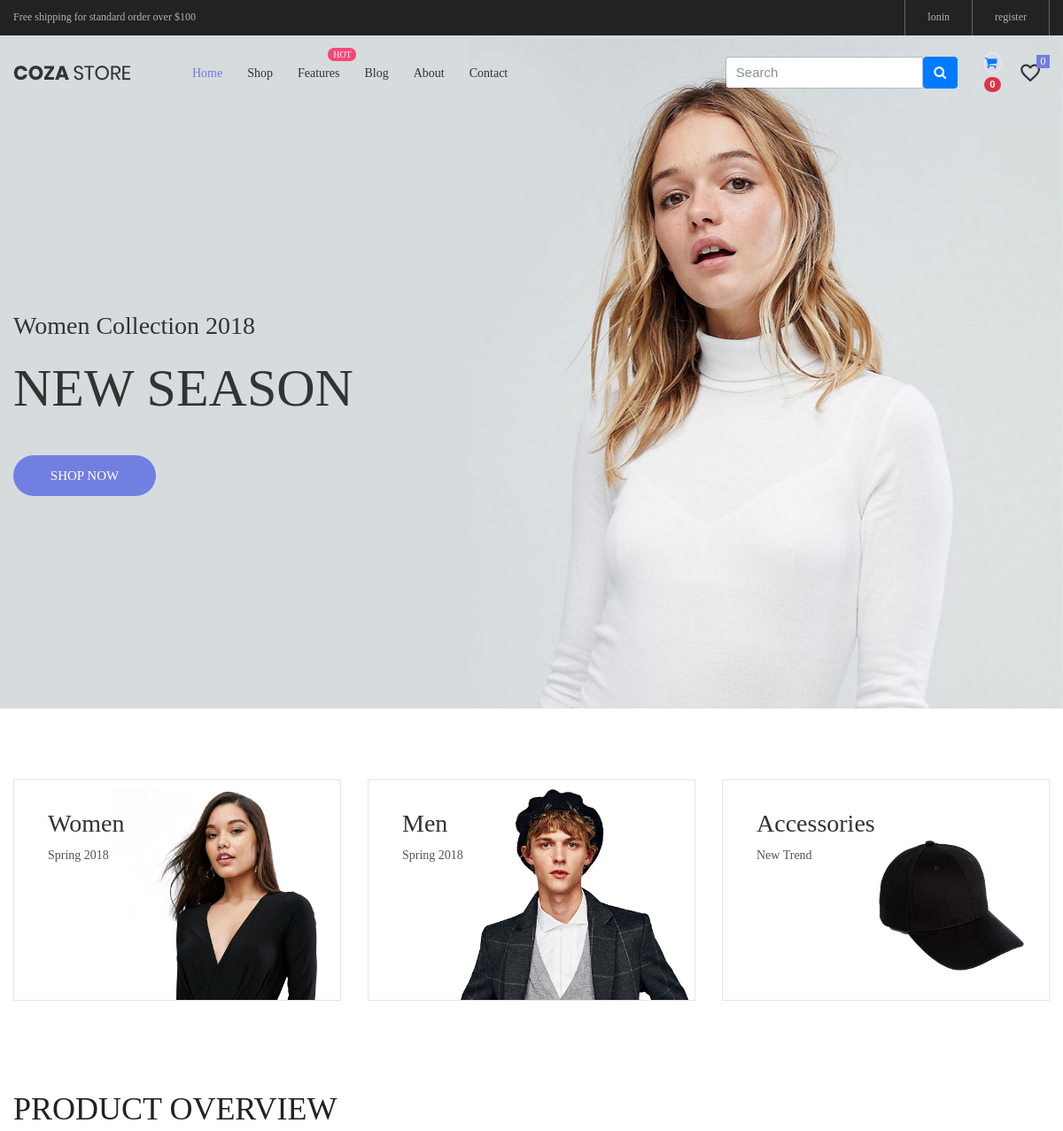
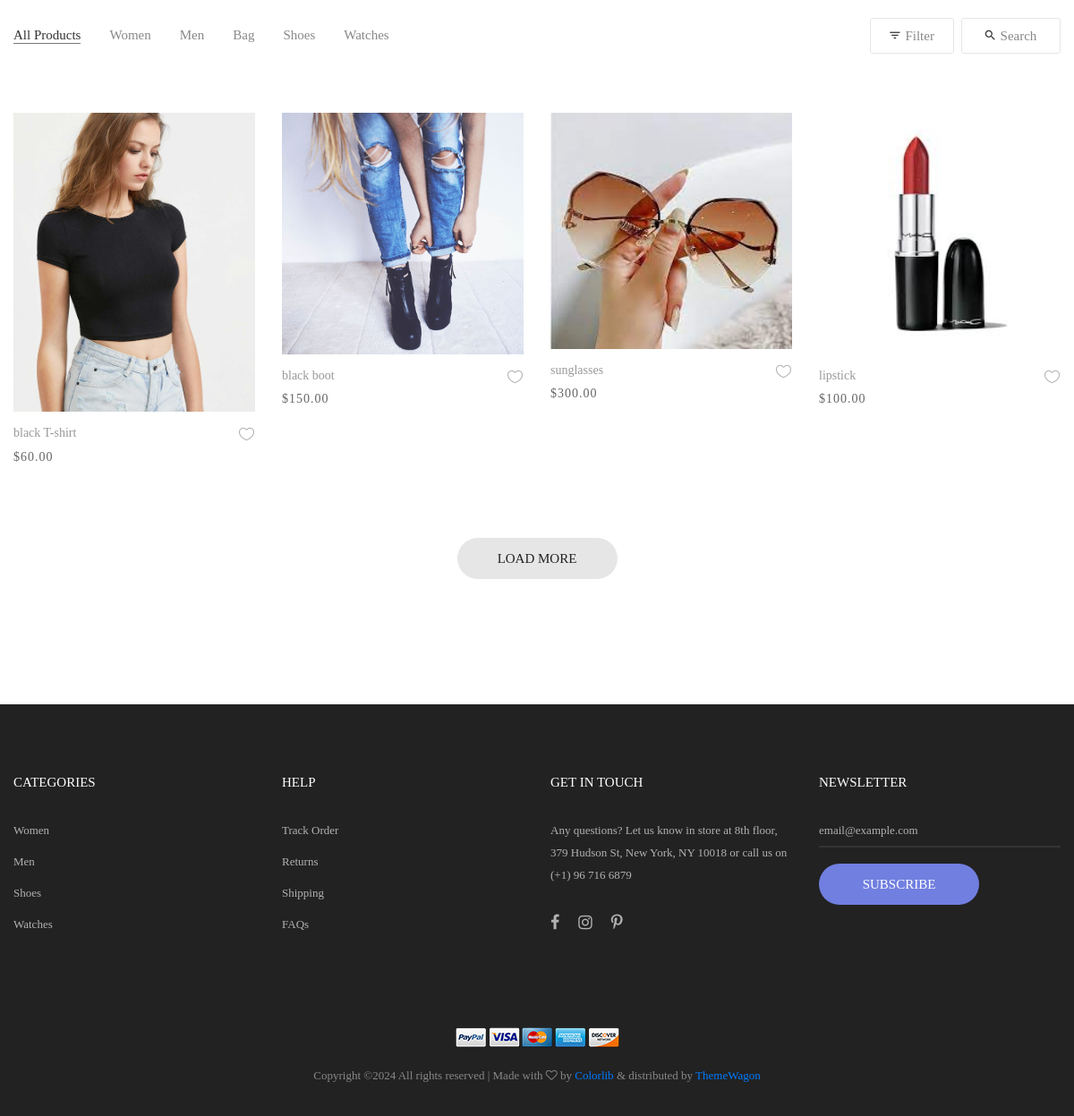
The page / on the database its author committed (2 pictures, top to bottom).
### store/models.py (models this page shows, shortened)
class Product(models.Model):
    product_name = models.CharField(max_length=255, unique=True)
    slug = models.SlugField(max_length=255, unique=True)
    description = models.TextField(max_length=500, blank=True)
    price = models.DecimalField(max_digits=5, decimal_places=2)
    images = models.ImageField(upload_to='photos/products')
    stock = models.IntegerField()
    is_available = models.BooleanField(default=True)
    category = models.ForeignKey(Category, on_delete=models.CASCADE)
    created_date = models.DateTimeField(auto_now_add=True)
    modified_date = models.DateTimeField(auto_now=True)

### home/views.py (the view)
# urls.py: 2. Add a URL to urlpatterns:  path('', views.home, name='home')
def home(request):
    products = Product.objects.all().filter(is_available=True)
    context = {
        'products': products,
    }
    return render(request, 'home.html', context)

### templates/home.html (shortened to what this page needs)
{% extends 'base.html'%}
{% load static %}
{% block content%}
<body class="animsition">
	<section class="section-slide">
		<div class="wrap-slick1">
			<div class="slick1">
				<div class="item-slick1" style="background-image: url( 'images/slide-01.jpg' )">
					<div class="container h-full">
						<div class="flex-col-l-m h-full p-t-100 p-b-30 respon5">
							<div class="layer-slick1 animated visible-false" data-appear="fadeInDown" data-delay="0">
								<span class="ltext-101 cl2 respon2">
									Women Collection 2018
								</span>
							</div>
							<div class="layer-slick1 animated visible-false" data-appear="fadeInUp" data-delay="800">
								<h2 class="ltext-201 cl2 p-t-19 p-b-43 respon1">
									NEW SEASON
								</h2>
							</div>
							<div class="layer-slick1 animated visible-false" data-appear="zoomIn" data-delay="1600">
								<a href="product.html" class="flex-c-m stext-101 cl0 size-101 bg1 bor1 hov-btn1 p-lr-15 trans-04">
									Shop Now
								</a>
							</div>
						</div>
					</div>
				</div>
			</div>
		</div>
	</section>
	<div class="sec-banner bg0 p-t-80 p-b-50">
		<div class="container">
			<div class="row">
				<div class="col-md-6 col-xl-4 p-b-30 m-lr-auto">
					<div class="block1 wrap-pic-w">
						<img src="{% static 'images/banner-01.jpg' %}" alt="IMG-BANNER">
						<a href="product.html" class="block1-txt ab-t-l s-full flex-col-l-sb p-lr-38 p-tb-34 trans-03 respon3">
							<div class="block1-txt-child1 flex-col-l">
								<span class="block1-name ltext-102 trans-04 p-b-8">
									Women
								</span>
								<span class="block1-info stext-102 trans-04">
									Spring 2018
								</span>
							</div>
						</a>
					</div>
				</div>
				<div class="col-md-6 col-xl-4 p-b-30 m-lr-auto">
					<div class="block1 wrap-pic-w">
						<img src="{% static 'images/banner-02.jpg' %}" alt="IMG-BANNER">
						<a href="product.html" class="block1-txt ab-t-l s-full flex-col-l-sb p-lr-38 p-tb-34 trans-03 respon3">
							<div class="block1-txt-child1 flex-col-l">
								<span class="block1-name ltext-102 trans-04 p-b-8">
									Men
								</span>
								<span class="block1-info stext-102 trans-04">
									Spring 2018
								</span>
							</div>
						</a>
					</div>
				</div>
				<div class="col-md-6 col-xl-4 p-b-30 m-lr-auto">
					<div class="block1 wrap-pic-w">
						<img src="{% static 'images/banner-03.jpg' %}" alt="IMG-BANNER">
						<a href="product.html" class="block1-txt ab-t-l s-full flex-col-l-sb p-lr-38 p-tb-34 trans-03 respon3">
							<div class="block1-txt-child1 flex-col-l">
								<span class="block1-name ltext-102 trans-04 p-b-8">
									Accessories
								</span>
								<span class="block1-info stext-102 trans-04">
									New Trend
								</span>
							</div>
						</a>
					</div>
				</div>
			</div>
		</div>
	</div>
	<section class="bg0 p-t-23 p-b-140">
		<div class="container">
			<div class="p-b-10">
				<h3 class="ltext-103 cl5">
					Product Overview
				</h3>
			</div>
			<div class="flex-w flex-sb-m p-b-52">
				<div class="flex-w flex-l-m filter-tope-group m-tb-10">
					<button class="stext-106 cl6 hov1 bor3 trans-04 m-r-32 m-tb-5 how-active1" data-filter="*">
						All Products
					</button>
					<button class="stext-106 cl6 hov1 bor3 trans-04 m-r-32 m-tb-5" data-filter=".women">
						Women
					</button>
					<button class="stext-106 cl6 hov1 bor3 trans-04 m-r-32 m-tb-5" data-filter=".men">
						Men
					</button>
					<button class="stext-106 cl6 hov1 bor3 trans-04 m-r-32 m-tb-5" data-filter=".bag">
						Bag
					</button>
					<button class="stext-106 cl6 hov1 bor3 trans-04 m-r-32 m-tb-5" data-filter=".shoes">
						Shoes
					</button>
					<button class="stext-106 cl6 hov1 bor3 trans-04 m-r-32 m-tb-5" data-filter=".watches">
						Watches
					</button>
				</div>
				<div class="flex-w flex-c-m m-tb-10">
					<div class="flex-c-m stext-106 cl6 size-104 bor4 pointer hov-btn3 trans-04 m-r-8 m-tb-4 js-show-filter">
						<i class="icon-filter cl2 m-r-6 fs-15 trans-04 zmdi zmdi-filter-list"></i>
						 Filter
					</div>
					<div class="flex-c-m stext-106 cl6 size-105 bor4 pointer hov-btn3 trans-04 m-tb-4 js-show-search">
						<i class="icon-search cl2 m-r-6 fs-15 trans-04 zmdi zmdi-search"></i>
						Search
					</div>
				</div>
			</div>
			<div class="row isotope-grid">
				{% for product in products %}
				<div class="col-sm-6 col-md-4 col-lg-3 p-b-35 isotope-item women">
					<div class="block2">
						<div class="block2-pic hov-img0">
							<img src="{{ product.images.url}}" alt="IMG-PRODUCT">
						</div>
						<div class="block2-txt flex-w flex-t p-t-14">
							<div class="block2-txt-child1 flex-col-l ">
								<a href="product-detail.html" class="stext-104 cl4 hov-cl1 trans-04 js-name-b2 p-b-6">
									{{ product.product_name}}
								</a>
								<span class="stext-105 cl3">
									${{ product.price}}
								</span>
							</div>
							<div class="block2-txt-child2 flex-r p-t-3">
								<a href="#" class="btn-addwish-b2 dis-block pos-relative js-addwish-b2">
									<img class="icon-heart1 dis-block trans-04" src="{% static 'images/icons/icon-heart-01.png'%}" alt="ICON">
								</a>
							</div>
						</div>
					</div>
				</div>
				{% endfor %}
			</div>
			<div class="flex-c-m flex-w w-full p-t-45">
				<a href="#" class="flex-c-m stext-101 cl5 size-103 bg2 bor1 hov-btn1 p-lr-15 trans-04">
					Load More
				</a>
			</div>
		</div>
	</section>
</body>
</html>
{% endblock content%}

### templates/base.html (shortened to what this page needs)
{% load static%}
<!DOCTYPE html>
<html lang="en">
<head>
	<link rel="stylesheet" type="text/css" href="{% static 'vendor/bootstrap/css/bootstrap.min.css' %}">
	<link rel="stylesheet" type="text/css" href="{%static 'fonts/font-awesome-4.7.0/css/font-awesome.min.css' %}">
	<link rel="stylesheet" type="text/css" href="{% static 'fonts/iconic/css/material-design-iconic-font.min.css' %}">
	<link rel="stylesheet" type="text/css" href="{% static 'fonts/linearicons-v1.0.0/icon-font.min.css' %}">
	<link rel="stylesheet" type="text/css" href="{% static 'vendor/animate/animate.css' %}">
	<link rel="stylesheet" type="text/css" href="{% static 'vendor/css-hamburgers/hamburgers.min.css' %}">
	<link rel="stylesheet" type="text/css" href="vendor/animsition/css/animsition.min.css">
	<link rel="stylesheet" type="text/css" href="{% static 'vendor/select2/select2.min.css' %}">
	<link rel="stylesheet" type="text/css" href="{% static 'vendor/daterangepicker/daterangepicker.css' %}">
	<link rel="stylesheet" type="text/css" href="{% static 'vendor/slick/slick.css' %}">
	<link rel="stylesheet" type="text/css" href="{% static 'vendor/MagnificPopup/magnific-popup.css' %}">
	<link rel="stylesheet" type="text/css" href="{% static 'vendor/perfect-scrollbar/perfect-scrollbar.css' %}">
	<link rel="stylesheet" type="text/css" href="{% static 'css/util.css' %}">
	<link rel="stylesheet" type="text/css" href="{% static 'css/main.css' %}">
</head>
{% include 'header.html'%}
{% block content %}
{% endblock content %}
{% include 'footer.html'%}

### templates/header.html (shortened to what this page needs)
{% load static%}
<header>
    <div class="container-menu-desktop">
        <div class="top-bar">
            <div class="content-topbar flex-sb-m h-full container">
                <div class="left-top-bar">
                    Free shipping for standard order over $100
                </div>
                {% if user.id is None%}
                <div class="right-top-bar flex-w h-full">
                    <a href="{% url 'login' %}" class="flex-c-m trans-04 p-lr-25">
                        lonin
                    </a>
                    <a href="{% url 'register' %}" class="flex-c-m trans-04 p-lr-25">
                        register
                    </a>
                </div>
                {%endif%}
            </div>
        </div>
        <div class="wrap-menu-desktop">
            <nav class="limiter-menu-desktop container">
                <a href="#" class="logo">
                    <img src="{% static 'images/icons/logo-01.png' %}" alt="IMG-LOGO">
                </a>
                <div class="menu-desktop">
                    <ul class="main-menu">
                        <li class="active-menu">
                            <a href="index.html">Home</a>
                        </li>
                        <li>
                            <a href="{% url 'store' %}">Shop</a>
                        </li>
                        <li class="label1" data-label1="hot">
                            <a href="shoping-cart.html">Features</a>
                        </li>
                        <li>
                            <a href="blog.html">Blog</a>
                        </li>
                        <li>
                            <a href="about.html">About</a>
                        </li>
                        <li>
                            <a href="contact.html">Contact</a>
                        </li>
                    </ul>
                </div>
                <div class="wrap-icon-header flex-w flex-r-m">
                    <form action="{% url 'search' %}" class="search" method='GET'>
                        <div class="input-group w-100">
                            <input type="text" class="form-control" style="width:60%;" placeholder="Search" name="keyword">
                            <div class="input-group-append">
                              <button class="btn btn-primary" type="submit">
                                <i class="fa fa-search"></i>
                              </button>
                            </div>
                          </div>
                      </form>
                    <a href="{% url 'cart' %}" class="widget-header pl-3 ml-3">
                        <div class="icon icon-sm rounded-circle border"><i class="fa fa-shopping-cart"></i></div>
                        <span class="badge badge-pill badge-danger notify">{{cart_counter}}</span>
                      </a>
                    <a href="#" class="dis-block icon-header-item cl2 hov-cl1 trans-04 p-l-22 p-r-11 icon-header-noti" data-notify="0">
                        <i class="zmdi zmdi-favorite-outline"></i>
                    </a>
                </div>
            </nav>
        </div>
    </div>
</header>

### templates/footer.html (shortened to what this page needs)
{% load static%}
<footer class="bg3 p-t-75 p-b-32">
    <div class="container">
        <div class="row">
            <div class="col-sm-6 col-lg-3 p-b-50">
                <h4 class="stext-301 cl0 p-b-30">
                    Categories
                </h4>
                <ul>
                    <li class="p-b-10">
                        <a href="#" class="stext-107 cl7 hov-cl1 trans-04">
                            Women
                        </a>
                    </li>
                    <li class="p-b-10">
                        <a href="#" class="stext-107 cl7 hov-cl1 trans-04">
                            Men
                        </a>
                    </li>
                    <li class="p-b-10">
                        <a href="#" class="stext-107 cl7 hov-cl1 trans-04">
                            Shoes
                        </a>
                    </li>
                    <li class="p-b-10">
                        <a href="#" class="stext-107 cl7 hov-cl1 trans-04">
                            Watches
                        </a>
                    </li>
                </ul>
            </div>
            <div class="col-sm-6 col-lg-3 p-b-50">
                <h4 class="stext-301 cl0 p-b-30">
                    Help
                </h4>
                <ul>
                    <li class="p-b-10">
                        <a href="#" class="stext-107 cl7 hov-cl1 trans-04">
                            Track Order
                        </a>
                    </li>
                    <li class="p-b-10">
                        <a href="#" class="stext-107 cl7 hov-cl1 trans-04">
                            Returns
                        </a>
                    </li>
                    <li class="p-b-10">
                        <a href="#" class="stext-107 cl7 hov-cl1 trans-04">
                            Shipping
                        </a>
                    </li>
                    <li class="p-b-10">
                        <a href="#" class="stext-107 cl7 hov-cl1 trans-04">
                            FAQs
                        </a>
                    </li>
                </ul>
            </div>
            <div class="col-sm-6 col-lg-3 p-b-50">
                <h4 class="stext-301 cl0 p-b-30">
                    GET IN TOUCH
                </h4>
                <p class="stext-107 cl7 size-201">
                    Any questions? Let us know in store at 8th floor, 379 Hudson St, New York, NY 10018 or call us on (+1) 96 716 6879
                </p>
                <div class="p-t-27">
                    <a href="#" class="fs-18 cl7 hov-cl1 trans-04 m-r-16">
                        <i class="fa fa-facebook"></i>
                    </a>
                    <a href="#" class="fs-18 cl7 hov-cl1 trans-04 m-r-16">
                        <i class="fa fa-instagram"></i>
                    </a>
                    <a href="#" class="fs-18 cl7 hov-cl1 trans-04 m-r-16">
                        <i class="fa fa-pinterest-p"></i>
                    </a>
                </div>
            </div>
            <div class="col-sm-6 col-lg-3 p-b-50">
                <h4 class="stext-301 cl0 p-b-30">
                    Newsletter
                </h4>
                <form>
                    <div class="wrap-input1 w-full p-b-4">
                        <input class="input1 bg-none plh1 stext-107 cl7" type="text" name="email" placeholder="email@example.com">
                    </div>
                    <div class="p-t-18">
                        <button class="flex-c-m stext-101 cl0 size-103 bg1 bor1 hov-btn2 p-lr-15 trans-04">
                            Subscribe
                        </button>
                    </div>
                </form>
            </div>
        </div>
        <div class="p-t-40">
            <div class="flex-c-m flex-w p-b-18">
                <a href="#" class="m-all-1">
                    <img src="images/icons/icon-pay-01.png" alt="ICON-PAY">
                </a>
                <a href="#" class="m-all-1">
                    <img src="images/icons/icon-pay-02.png" alt="ICON-PAY">
                </a>
                <a href="#" class="m-all-1">
                    <img src="images/icons/icon-pay-03.png" alt="ICON-PAY">
                </a>
                <a href="#" class="m-all-1">
                    <img src="images/icons/icon-pay-04.png" alt="ICON-PAY">
                </a>
                <a href="#" class="m-all-1">
                    <img src="images/icons/icon-pay-05.png" alt="ICON-PAY">
                </a>
            </div>
            <p class="stext-107 cl6 txt-center">
Copyright &copy;<script>document.write(new Date().getFullYear());</script> All rights reserved | Made with <i class="fa fa-heart-o" aria-hidden="true"></i> by <a href="https://colorlib.com" target="_blank">Colorlib</a> &amp; distributed by <a href="https://themewagon.com" target="_blank">ThemeWagon</a>
            </p>
        </div>
    </div>
</footer>

### rows shown on the page
Product: images (picture), product_name "black T-shirt", price "60.00"
Product: images (picture), product_name "black boot", price "150.00"
Product: images (picture), product_name "sunglasses", price "300.00"
Product: images (picture), product_name "lipstick", price "100.00"

### other values the page prints
{{ cart_counter }} "0"
